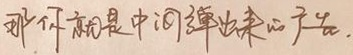
#> input picture images/clear/105.jpg, 353 x 55 px, given in place of 1.jpg, which was not available; the run also reads 1 picture not shown here
$ python train_data_to_csv.py   (older library calls are emulated)
#> lines starting #> are read from the running program, lines starting #| are printed output that depends on the picture; after the words box and inside, x2 and y2 are one past the last pixel; in counts of white or black regions, pixels touching at a corner belong together; pictures that were not available may be replaced by others from this repository, and a replacement may not be noted
### generate_pick_model/is_blurry_fuction.py
import cv2
import numpy as np
import imutils
from skimage.metrics import structural_similarity as ssim

# Canny
def Canny(image):
    edges = cv2.Canny(image, 100, 200)
    edge_count = np.sum(edges > 0)
#> edge_count = 226
    return edge_count

def contrast(image):
    gray = cv2.cvtColor(image, cv2.COLOR_BGR2GRAY)
    contrast = np.std(gray)
#> contrast = 45.72
    return contrast

def FFT(image):
    image = imutils.resize(image, width=500)
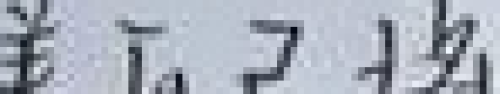
#> image: shape (94, 500, 3); mean of channels 0, 1, 2 186.2, 174.4, 167.8; drawn as B, G, R
    gray = cv2.cvtColor(image, cv2.COLOR_BGR2GRAY)
    (h, w) = gray.shape
#> h = 94; w = 500
    (cX, cY) = (int(w / 2.0), int(h / 2.0))
#> cX = 250; cY = 47
    fft = np.fft.fft2(image)
    fftShift = np.fft.fftshift(fft)
    fftShift[cY - 60:cY + 60, cX - 60:cX + 60] = 0
    fftShift = np.fft.ifftshift(fftShift)
    recon = np.fft.ifft2(fftShift)
    magnitude = 20 * np.log(np.abs(recon) + 1e-9)
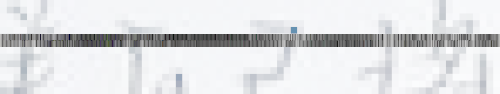
#> magnitude: shape (94, 500, 3) float64; mean of channels 0, 1, 2 92.2, 91, 90.2; drawn with min black and max white
    mean = np.mean(magnitude)
#> mean = 91.15
    return mean

def frequency(image):
    f = np.fft.fft2(image)
    fshift = np.fft.fftshift(f)
    magnitude_spectrum = 20 * np.log(np.abs(fshift) + 1e-9)
    # 以高频成分的能量作为判断标准
    high_freq_energy = np.sum(magnitude_spectrum > 200)
#> high_freq_energy = 14
    return high_freq_energy

def Laplacian(image):
    gray = cv2.cvtColor(image, cv2.COLOR_BGR2GRAY)
    fm = cv2.Laplacian(gray, cv2.CV_64F).var()
#> fm = 9546.9
    return fm

def SSIM(image):
    # 将图片转换为灰度图片
    gray = cv2.cvtColor(image, cv2.COLOR_BGR2GRAY)
    # 创建一个轻微模糊的版本作为比较对象
    blurred = cv2.GaussianBlur(gray, (11, 11), 0)
    # 获取图像的大小
    h, w = gray.shape
#> h = 14; w = 74
    # 根据图像大小动态调整win_size，确保它不大于图像的最小维度
    # 同时要求win_size为奇数
    win_size = min(11, h - 1 if h % 2 == 0 else h, w - 1 if w % 2 == 0 else w)
#> win_size = 11
    # 计算SSIM，显式指定win_size
    score, _ = ssim(gray, blurred, win_size=win_size, full=True)
#> score = 0.432
    return score

### generate_pick_model/train_data_to_csv.py
import cv2
import is_blurry_fuction
import pandas as pd

train_data = {
    'Canny': [],
    'contrast': [],
    'FFT': [],
    'frequency': [],
    'Laplacian': [],
    'SSIM': [],
    'is_blurry': []
}

for i in range(1, 201):
    clearImagePath = '../images/clear/' + str(i) + '.jpg'
    clearImage = cv2.imread(clearImagePath)
    train_data['Canny'].append(is_blurry_fuction.Canny(clearImage))
    train_data['contrast'].append(is_blurry_fuction.contrast(clearImage))
    train_data['FFT'].append(is_blurry_fuction.FFT(clearImage))
    train_data['frequency'].append(is_blurry_fuction.frequency(clearImage))
    train_data['Laplacian'].append(is_blurry_fuction.Laplacian(clearImage))
    train_data['SSIM'].append(is_blurry_fuction.SSIM(clearImage))
    train_data['is_blurry'].append(0)

    ambiguousImagePath = '../images/ambiguous/' + str(i) + '.jpg'
    ambiguousImage = cv2.imread(ambiguousImagePath)
#> ambiguousImage is the input picture: shape (55, 353, 3); mean B, G, R 172.1, 191.8, 216.9
    train_data['Canny'].append(is_blurry_fuction.Canny(ambiguousImage))
#> in Canny (call 2), `edges = cv2.Canny(image, 100, 200)`:
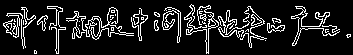
#> edges: shape (55, 353); 12.2% white in thin lines or dots, all inside (x1, y1, x2, y2) = (3, 4, 351, 54)
#> in Canny (call 2), `edge_count = np.sum(edges > 0)`: edge_count = 2378
    train_data['contrast'].append(is_blurry_fuction.contrast(ambiguousImage))
    train_data['FFT'].append(is_blurry_fuction.FFT(ambiguousImage))
#> in FFT (call 2), `gray = cv2.cvtColor(image, cv2.COLOR_BGR2GRAY)`:
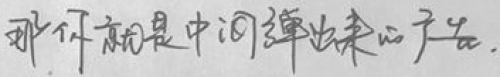
#> gray: shape (77, 500); min 73, max 241, mean 197
#> in FFT (call 2), `magnitude = 20 * np.log(np.abs(recon) + 1e-9)`:
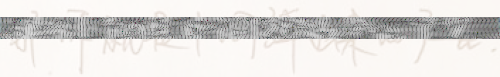
#> magnitude: shape (77, 500, 3) float64; mean of channels 0, 1, 2 85.5, 87, 88.7; drawn with min black and max white
#> in FFT (call 2), `mean = np.mean(magnitude)`: mean = 87.1
    train_data['frequency'].append(is_blurry_fuction.frequency(ambiguousImage))
#> in frequency (call 2), `magnitude_spectrum = 20 * np.log(np.abs(fshift) + 1e-9)`:
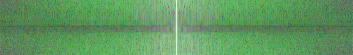
#> magnitude_spectrum: shape (55, 353, 3) float64; mean of channels 0, 1, 2 60.1, 127, 60.1; drawn with min black and max white
#> in frequency (call 2), `high_freq_energy = np.sum(magnitude_spectrum > 200)`: high_freq_energy = 55
    train_data['Laplacian'].append(is_blurry_fuction.Laplacian(ambiguousImage))
    train_data['SSIM'].append(is_blurry_fuction.SSIM(ambiguousImage))
#> in SSIM (call 2), `blurred = cv2.GaussianBlur(gray, (11, 11), 0)`:
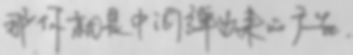
#> blurred: shape (55, 353); min 120, max 229, mean 197.1
#> in SSIM (call 2), `score, _ = ssim(gray, blurred, win_size=win_size, full=True)`: score = 0.617
#> (the run stopped early here; a loop or call above may not have finished)
